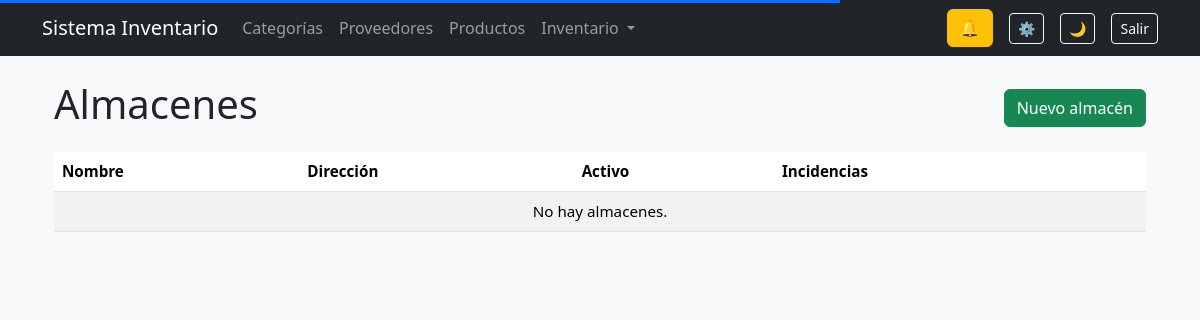
Before: /inventory/locations/ (signed in) with the older database file.
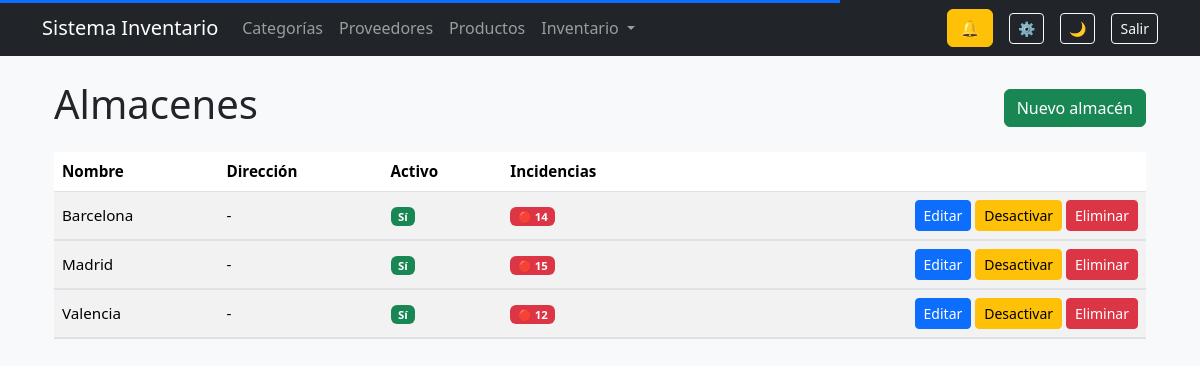
After: the same page with the newer database file.
### inventory/models/locations.py (models this page shows, shortened)
class Location(models.Model):
    organization = models.ForeignKey(
        Organization,
        on_delete=models.CASCADE,
        related_name="locations",
        db_index=True,
    )
    name = models.CharField(max_length=150)
    address = models.TextField(blank=True)
    is_active = models.BooleanField(default=True)
    class Meta:
        ordering = ["name"]
        unique_together = ("organization", "name")
        indexes = [
            models.Index(fields=["organization", "name"]),
        ]

### inventory/views/locations.py (the view)
def location_list(request):
    view = ListViewMixin()
    view.allowed_sort_fields = ["name", "address", "is_active"]
    view.default_ordering = "name"
    qs = (
        Location.objects
        .filter(organization=request.organization)
        .annotate(
            low_stock_count=Count(
                "stock_items",
                filter=Q(stock_items__quantity__lte=F("stock_items__min_stock"))
            ),
            total_products=Count("stock_items")
        )
    )
    search = request.GET.get("q")
    if search:
        qs = qs.filter(name__icontains=search)
    qs = view.apply_ordering(request, qs)
    page_obj = view.paginate_queryset(request, qs)
    context = {
        "locations": page_obj,
        "page_obj": page_obj,
        "search": search or "",
        "current_sort": request.GET.get("sort", ""),
        "current_dir": request.GET.get("dir", "asc"),
    }
    if view.is_htmx(request):
        return render(request, "inventory/locations/partials/table.html", context)
    return render(request, "inventory/locations/list.html", context)

### accounts/context_processors.py (called while the page is built)
def permissions(request):
    user = request.user
    return {
        "can_manage_products": can_manage_products(user),
        "can_manage_orders": can_manage_orders(user),
        "can_view_dashboard": can_view_dashboard(user),
        "can_view_products": can_view_products(user),
        "can_create_products": can_create_products(user),
        "can_edit_products": can_edit_products(user),
        "can_delete_products": can_delete_products(user),
        "can_export_products": can_export_products(user),
        "can_view_inventory": can_view_inventory(user),
        "can_create_inventory": can_create_inventory(user),
        "can_edit_inventory": can_edit_inventory(user),
        "can_delete_inventory": can_delete_inventory(user),
        "can_confirm_inventory": can_confirm_inventory(user),
    }

### accounts/permissions.py (called while the page is built)
def _get_membership(user):
    if not user.is_authenticated:
        return None
    request = getattr(user, "_request", None)
    if request and hasattr(request, "membership"):
        return request.membership
    return (
        Membership.objects
        .filter(user=user, is_active=True)
        .select_related("organization")
        .first()
    )

def is_admin(user):
    membership = _get_membership(user)
    return membership and membership.role in [
        Membership.Roles.OWNER,
        Membership.Roles.ADMIN
    ]

def is_manager(user):
    membership = _get_membership(user)
    return membership and membership.role in [
        Membership.Roles.OWNER,
        Membership.Roles.ADMIN,
        Membership.Roles.MANAGER
    ]

def can_view_products(user):
    return user.is_authenticated

def can_create_products(user):
    return is_manager(user) or is_staff(user)

def can_edit_products(user):
    return is_manager(user)

def can_delete_products(user):
    return is_admin(user)

def can_export_products(user):
    return can_create_products(user)

def can_view_inventory(user):
    return user.is_authenticated

def can_create_inventory(user):
    return is_manager(user)

def can_edit_inventory(user):
    return is_manager(user)

def can_delete_inventory(user):
    return is_admin(user)

def can_confirm_inventory(user):
    return is_manager(user)

def can_manage_products(user):
    return is_manager(user)

def can_manage_orders(user):
    return is_manager(user)

def can_view_dashboard(user):
    return user.is_authenticated

### inventory/utils/listing.py (called while the page is built)
    def get_query_param(self, request, key, default=None):
        return request.GET.get(key, default)

### inventory/templates/inventory/locations/list.html
{% extends "base.html" %}
{% block content %}
<div class="container mt-4">
    <div class="d-flex justify-content-between align-items-center mb-3">
        <h1>Almacenes</h1>
        <a href="{% url 'location_create' %}" class="btn btn-success">Nuevo almacén</a>
    </div>
    <div id="locations-table">
        {% include "inventory/locations/partials/table.html" %}
    </div>
</div>
{% endblock %}

### templates/base.html
{% extends "base/layout.html" %}

### templates/base/layout.html (shortened to what this page needs)
<!DOCTYPE html>
<html lang="es" data-theme="light">
<head>
    {% load static %}
    <link rel="stylesheet" href="https://cdn.jsdelivr.net/npm/bootstrap@5.3.2/dist/css/bootstrap.min.css">
    <link href="https://cdn.jsdelivr.net/npm/select2@4.1.0-rc.0/dist/css/select2.min.css" rel="stylesheet" />
    <link rel="stylesheet" href="{% static 'css/core.css' %}">
    <link rel="stylesheet" href="{% static 'dashboard/css/dashboard.css' %}">
</head>
<body x-data>
{% if user.is_authenticated %}
    {% include "partials/navbar.html" %}
{% endif %}
<div class="container" x-transition>
    {% block content %}{% endblock %}
</div>
</body>
</html>

### templates/partials/navbar.html (shortened to what this page needs)
<nav class="navbar navbar-expand-lg navbar-dark bg-dark mb-4">
    <div class="container">
        <a class="navbar-brand" href="{% url 'dashboard' %}">Sistema Inventario</a>
        <div class="collapse navbar-collapse" id="navbarMain">
            <ul class="navbar-nav me-auto mb-2 mb-lg-0">
                <li class="nav-item"><a href="/categorias/" class="nav-link">Categorías</a></li>
                <li class="nav-item"><a href="/proveedores/" class="nav-link">Proveedores</a></li>
                <li class="nav-item"><a href="/productos/" class="nav-link">Productos</a></li>
                <li class="nav-item dropdown">
                    <a class="nav-link dropdown-toggle" href="#" data-bs-toggle="dropdown">
                        Inventario
                    </a>
                </li>
            </ul>
            <div class="d-flex align-items-center gap-3 me-3">
                <div id="notifications-bell"
                     hx-get="{% url 'notifications:notifications_counter' %}"
                     hx-trigger="load, inventory:notifications_updated from:body"
                     hx-target="this"
                     hx-swap="outerHTML">
                    {% include 'notifications/partials/bell.html' %}
                </div>
                <a href="{% url 'notification_preferences' %}"
                    class="btn btn-sm btn-outline-light"
                    title="Configurar notificaciones">
                    ⚙️
                </a>
            </div>
            <button id="themeToggle" class="btn btn-sm btn-outline-light me-3">🌙</button>
            <form method="post" action="{% url 'logout' %}">
                <button class="btn btn-sm btn-outline-light">Salir</button>
            </form>
        </div>
    </div>
</nav>

### notifications/templates/notifications/partials/bell.html (shortened to what this page needs)
<div
    class="position-relative"
    style="cursor:pointer;"
    data-bs-toggle="offcanvas"
    data-bs-target="#notificationsPanelOffcanvas"
>
    <span class="btn btn-warning">🔔</span>
</div>

### inventory/templates/inventory/locations/partials/table.html (shortened to what this page needs)
<div class="table-responsive">
<table class="table table-striped align-middle">
    <thead>
        <tr>
            {% include "partials/sortable_th.html" with field="name" label="Nombre" target="#locations-table" %}
            {% include "partials/sortable_th.html" with field="address" label="Dirección" target="#locations-table" %}
            {% include "partials/sortable_th.html" with field="is_active" label="Activo" target="#locations-table" %}
            <th>Incidencias</th>
            <th></th>
        </tr>
    </thead>
    <tbody>
        {% for location in locations %}
        <tr
            hx-get="{% url 'location_incidents' location.id %}"
            hx-target="#expand-{{ location.id }}"
            hx-swap="innerHTML"
            hx-trigger="click"
            hx-on::before-request="
                if (document.getElementById('expand-{{ location.id }}').innerHTML.trim() !== '') {
                    document.getElementById('expand-{{ location.id }}').innerHTML = '';
                    event.preventDefault();
                }
            "
            style="cursor:pointer"
        >
            <td>{{ location.name }}</td>
            <td>{{ location.address|default:"-" }}</td>
            <td>
                {% if location.is_active %}
                    <span class="badge bg-success">Sí</span>
                {% else %}
                    <span class="badge bg-secondary">No</span>
                {% endif %}
            </td>
            <td>
                {% if location.low_stock_count > 0 %}
                    <span class="badge bg-danger">
                        🔴 {{ location.low_stock_count }}
                    </span>
                {% else %}
                    <span class="text-muted">—</span>
                {% endif %}
            </td>
            <td class="text-end">
                <a href="{% url 'location_edit' location.id %}" class="btn btn-sm btn-primary">Editar</a>
                <a href="{% url 'location_toggle_active' location.id %}" class="btn btn-sm btn-warning">
                    {% if location.is_active %}Desactivar{% else %}Activar{% endif %}
                </a>
                <a href="{% url 'location_delete' location.id %}" class="btn btn-sm btn-danger">Eliminar</a>
            </td>
        </tr>
        <tr>
            <td colspan="5" class="p-0">
            </td>
        </tr>
        {% empty %}
        <tr>
            <td colspan="5" class="text-center">No hay almacenes.</td>
        </tr>
        {% endfor %}
    </tbody>
</table>
</div>

### templates/partials/sortable_th.html (shortened to what this page needs)
<th
    hx-get="{{ url|default:request.path }}?sort={{ field }}&dir={% if current_sort == field and current_dir == 'asc' %}desc{% else %}asc{% endif %}"
    hx-target="{{ target|default:'#table' }}"
    hx-swap="innerHTML"
    hx-push-url="true"
    style="cursor:pointer;"
>
    {{ label }}
</th>

### static/css/core.css (style rules this page uses)
:root { --bg: #f8f9fa; --text: #212529; --card: #ffffff; --border: #dee2e6; }
body { background: var(--bg); color: var(--text); transition: background .25s ease, color .25s ease; }
.table { font-size: 0.95rem; }
th { user-select: none; }

### dashboard/static/dashboard/css/dashboard.css (style rules this page uses)
:root { --section-bg: #ffffff; --sub-bg: #414040; --sub-text: #fafafa; }

Changed rows visible on the page:
now on this page (row edited): Location: name "Barcelona", address "-", is_active "Sí", low_stock_count "14"
now on this page (row edited): Location: name "Madrid", address "-", is_active "Sí", low_stock_count "15"
now on this page (row edited): Location: name "Valencia", address "-", is_active "Sí", low_stock_count "12"
Other visible differences:
text no longer shown: "No hay almacenes."
